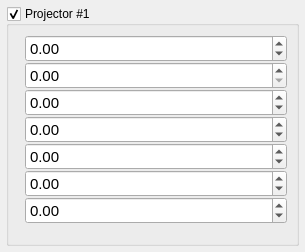
<?xml version="1.0" encoding="UTF-8"?>
<ui version="4.0">
 <class>omni::ui::ProjectorWidget</class>
 <widget class="QWidget" name="omni::ui::ProjectorWidget">
  <property name="geometry">
   <rect>
    <x>0</x>
    <y>0</y>
    <width>305</width>
    <height>252</height>
   </rect>
  </property>
  <property name="font">
   <font/>
  </property>
  <property name="windowTitle">
   <string>Projector</string>
  </property>
  <property name="styleSheet">
   <string notr="true"/>
  </property>
  <layout class="QVBoxLayout" name="verticalLayout">
   <property name="spacing">
    <number>2</number>
   </property>
   <property name="margin">
    <number>6</number>
   </property>
   <item>
    <widget class="omni::ui::ProjectorGroupBox" name="groupBox">
     <property name="title">
      <string>Projector #1</string>
     </property>
     <property name="flat">
      <bool>false</bool>
     </property>
     <property name="checkable">
      <bool>true</bool>
     </property>
     <layout class="QVBoxLayout" name="verticalLayout_2">
      <property name="margin">
       <number>9</number>
      </property>
      <item>
       <widget class="QFrame" name="settingsFrame">
        <property name="sizePolicy">
         <sizepolicy hsizetype="Minimum" vsizetype="Minimum">
          <horstretch>0</horstretch>
          <verstretch>0</verstretch>
         </sizepolicy>
        </property>
        <layout class="QFormLayout" name="formLayout">
         <property name="fieldGrowthPolicy">
          <enum>QFormLayout::AllNonFixedFieldsGrow</enum>
         </property>
         <property name="horizontalSpacing">
          <number>0</number>
         </property>
         <property name="verticalSpacing">
          <number>0</number>
         </property>
         <property name="margin">
          <number>0</number>
         </property>
         <item row="0" column="0">
          <widget class="QLabel" name="yawAngleLabel">
           <property name="toolTip">
            <string>Yaw Angle</string>
           </property>
           <property name="text">
            <string/>
           </property>
           <property name="pixmap">
            <pixmap>:/buttons/rc/buttons/PROJ_YAW.svg</pixmap>
           </property>
          </widget>
         </item>
         <item row="0" column="1">
          <widget class="QDoubleSpinBox" name="boxYawAngle">
           <property name="maximumSize">
            <size>
             <width>16777215</width>
             <height>16777215</height>
            </size>
           </property>
           <property name="font">
            <font>
             <pointsize>11</pointsize>
            </font>
           </property>
           <property name="contextMenuPolicy">
            <enum>Qt::DefaultContextMenu</enum>
           </property>
           <property name="minimum">
            <double>-360.000000000000000</double>
           </property>
           <property name="maximum">
            <double>360.000000000000000</double>
           </property>
          </widget>
         </item>
         <item row="1" column="0">
          <widget class="QLabel" name="distanceCenterLabel">
           <property name="toolTip">
            <string>Distance Center</string>
           </property>
           <property name="text">
            <string/>
           </property>
           <property name="pixmap">
            <pixmap>:/buttons/rc/buttons/DIST_CENT_SMALL.svg</pixmap>
           </property>
          </widget>
         </item>
         <item row="2" column="0">
          <widget class="QLabel" name="towerHeightLabel">
           <property name="toolTip">
            <string>Tower Height</string>
           </property>
           <property name="text">
            <string/>
           </property>
           <property name="pixmap">
            <pixmap>:/buttons/rc/buttons/TOWER_HEIGHT_SMALL.svg</pixmap>
           </property>
          </widget>
         </item>
         <item row="2" column="1">
          <widget class="QDoubleSpinBox" name="boxTowerHeight">
           <property name="font">
            <font>
             <pointsize>11</pointsize>
            </font>
           </property>
           <property name="contextMenuPolicy">
            <enum>Qt::DefaultContextMenu</enum>
           </property>
           <property name="minimum">
            <double>-12.000000000000000</double>
           </property>
           <property name="maximum">
            <double>2.000000000000000</double>
           </property>
           <property name="singleStep">
            <double>0.100000000000000</double>
           </property>
          </widget>
         </item>
         <item row="3" column="0">
          <widget class="QLabel" name="shiftLabel">
           <property name="toolTip">
            <string>Tower shift</string>
           </property>
           <property name="text">
            <string/>
           </property>
           <property name="pixmap">
            <pixmap>:/buttons/rc/buttons/PROJ_SHIFT.svg</pixmap>
           </property>
          </widget>
         </item>
         <item row="3" column="1">
          <widget class="QDoubleSpinBox" name="boxShift">
           <property name="font">
            <font>
             <pointsize>11</pointsize>
            </font>
           </property>
           <property name="contextMenuPolicy">
            <enum>Qt::DefaultContextMenu</enum>
           </property>
           <property name="minimum">
            <double>-2.000000000000000</double>
           </property>
           <property name="maximum">
            <double>2.000000000000000</double>
           </property>
           <property name="singleStep">
            <double>0.010000000000000</double>
           </property>
          </widget>
         </item>
         <item row="4" column="0">
          <widget class="QLabel" name="pitchAngleLabel">
           <property name="font">
            <font/>
           </property>
           <property name="toolTip">
            <string>Pitch Angle</string>
           </property>
           <property name="text">
            <string/>
           </property>
           <property name="pixmap">
            <pixmap>:/buttons/rc/buttons/PROJ_PITCH.svg</pixmap>
           </property>
          </widget>
         </item>
         <item row="4" column="1">
          <widget class="QDoubleSpinBox" name="boxPitchAngle">
           <property name="font">
            <font>
             <pointsize>11</pointsize>
            </font>
           </property>
           <property name="contextMenuPolicy">
            <enum>Qt::DefaultContextMenu</enum>
           </property>
           <property name="minimum">
            <double>-90.000000000000000</double>
           </property>
           <property name="maximum">
            <double>90.000000000000000</double>
           </property>
          </widget>
         </item>
         <item row="5" column="0">
          <widget class="QLabel" name="rollAngleLabel">
           <property name="toolTip">
            <string>Roll Angle</string>
           </property>
           <property name="text">
            <string/>
           </property>
           <property name="pixmap">
            <pixmap>:/buttons/rc/buttons/PROJ_ROLL.svg</pixmap>
           </property>
          </widget>
         </item>
         <item row="5" column="1">
          <widget class="QDoubleSpinBox" name="boxRollAngle">
           <property name="font">
            <font>
             <pointsize>11</pointsize>
            </font>
           </property>
           <property name="contextMenuPolicy">
            <enum>Qt::DefaultContextMenu</enum>
           </property>
           <property name="minimum">
            <double>-10.000000000000000</double>
           </property>
           <property name="maximum">
            <double>10.000000000000000</double>
           </property>
           <property name="singleStep">
            <double>0.100000000000000</double>
           </property>
           <property name="value">
            <double>0.000000000000000</double>
           </property>
          </widget>
         </item>
         <item row="6" column="0">
          <widget class="QLabel" name="deltaYawAngleLabel">
           <property name="toolTip">
            <string>Delta Yaw Angle</string>
           </property>
           <property name="text">
            <string/>
           </property>
           <property name="pixmap">
            <pixmap>:/buttons/rc/buttons/YAw_small.svg</pixmap>
           </property>
          </widget>
         </item>
         <item row="6" column="1">
          <widget class="QDoubleSpinBox" name="boxDeltaYawAngle">
           <property name="font">
            <font>
             <pointsize>11</pointsize>
            </font>
           </property>
           <property name="contextMenuPolicy">
            <enum>Qt::DefaultContextMenu</enum>
           </property>
           <property name="minimum">
            <double>-45.000000000000000</double>
           </property>
           <property name="maximum">
            <double>45.000000000000000</double>
           </property>
          </widget>
         </item>
         <item row="1" column="1">
          <widget class="QDoubleSpinBox" name="boxDistanceCenter">
           <property name="font">
            <font>
             <pointsize>11</pointsize>
            </font>
           </property>
           <property name="contextMenuPolicy">
            <enum>Qt::DefaultContextMenu</enum>
           </property>
           <property name="maximum">
            <double>30.000000000000000</double>
           </property>
           <property name="singleStep">
            <double>0.100000000000000</double>
           </property>
          </widget>
         </item>
        </layout>
       </widget>
      </item>
     </layout>
    </widget>
   </item>
  </layout>
 </widget>
 <customwidgets>
  <customwidget>
   <class>omni::ui::ProjectorGroupBox</class>
   <extends>QGroupBox</extends>
   <header>omni/ui/ProjectorGroupBox.h</header>
   <container>1</container>
  </customwidget>
 </customwidgets>
 <resources>
  <include location="../rc/style.qrc"/>
  <include location="style.qrc"/>
 </resources>
 <connections>
  <connection>
   <sender>boxDeltaYawAngle</sender>
   <signal>valueChanged(double)</signal>
   <receiver>omni::ui::ProjectorWidget</receiver>
   <slot>updateSettings(double)</slot>
   <hints>
    <hint type="sourcelabel">
     <x>220</x>
     <y>234</y>
    </hint>
    <hint type="destinationlabel">
     <x>162</x>
     <y>132</y>
    </hint>
   </hints>
  </connection>
  <connection>
   <sender>boxDistanceCenter</sender>
   <signal>valueChanged(double)</signal>
   <receiver>omni::ui::ProjectorWidget</receiver>
   <slot>updateSettings(double)</slot>
   <hints>
    <hint type="sourcelabel">
     <x>220</x>
     <y>99</y>
    </hint>
    <hint type="destinationlabel">
     <x>162</x>
     <y>132</y>
    </hint>
   </hints>
  </connection>
  <connection>
   <sender>boxTowerHeight</sender>
   <signal>valueChanged(double)</signal>
   <receiver>omni::ui::ProjectorWidget</receiver>
   <slot>updateSettings(double)</slot>
   <hints>
    <hint type="sourcelabel">
     <x>220</x>
     <y>126</y>
    </hint>
    <hint type="destinationlabel">
     <x>162</x>
     <y>132</y>
    </hint>
   </hints>
  </connection>
  <connection>
   <sender>boxShift</sender>
   <signal>valueChanged(double)</signal>
   <receiver>omni::ui::ProjectorWidget</receiver>
   <slot>updateSettings(double)</slot>
   <hints>
    <hint type="sourcelabel">
     <x>220</x>
     <y>153</y>
    </hint>
    <hint type="destinationlabel">
     <x>162</x>
     <y>132</y>
    </hint>
   </hints>
  </connection>
  <connection>
   <sender>boxPitchAngle</sender>
   <signal>valueChanged(double)</signal>
   <receiver>omni::ui::ProjectorWidget</receiver>
   <slot>updateSettings(double)</slot>
   <hints>
    <hint type="sourcelabel">
     <x>220</x>
     <y>180</y>
    </hint>
    <hint type="destinationlabel">
     <x>162</x>
     <y>132</y>
    </hint>
   </hints>
  </connection>
  <connection>
   <sender>boxRollAngle</sender>
   <signal>valueChanged(double)</signal>
   <receiver>omni::ui::ProjectorWidget</receiver>
   <slot>updateSettings(double)</slot>
   <hints>
    <hint type="sourcelabel">
     <x>220</x>
     <y>207</y>
    </hint>
    <hint type="destinationlabel">
     <x>162</x>
     <y>132</y>
    </hint>
   </hints>
  </connection>
  <connection>
   <sender>boxYawAngle</sender>
   <signal>valueChanged(double)</signal>
   <receiver>omni::ui::ProjectorWidget</receiver>
   <slot>updateSettings(double)</slot>
   <hints>
    <hint type="sourcelabel">
     <x>220</x>
     <y>72</y>
    </hint>
    <hint type="destinationlabel">
     <x>162</x>
     <y>132</y>
    </hint>
   </hints>
  </connection>
  <connection>
   <sender>groupBox</sender>
   <signal>toggled(bool)</signal>
   <receiver>omni::ui::ProjectorWidget</receiver>
   <slot>toggleSettings()</slot>
   <hints>
    <hint type="sourcelabel">
     <x>162</x>
     <y>132</y>
    </hint>
    <hint type="destinationlabel">
     <x>162</x>
     <y>132</y>
    </hint>
   </hints>
  </connection>
  <connection>
   <sender>groupBox</sender>
   <signal>clicked(bool)</signal>
   <receiver>omni::ui::ProjectorWidget</receiver>
   <slot>projectorVisible(bool)</slot>
   <hints>
    <hint type="sourcelabel">
     <x>162</x>
     <y>132</y>
    </hint>
    <hint type="destinationlabel">
     <x>162</x>
     <y>132</y>
    </hint>
   </hints>
  </connection>
  <connection>
   <sender>boxYawAngle</sender>
   <signal>editingFinished()</signal>
   <receiver>omni::ui::ProjectorWidget</receiver>
   <slot>yaw()</slot>
   <hints>
    <hint type="sourcelabel">
     <x>220</x>
     <y>44</y>
    </hint>
    <hint type="destinationlabel">
     <x>162</x>
     <y>132</y>
    </hint>
   </hints>
  </connection>
  <connection>
   <sender>boxDistanceCenter</sender>
   <signal>editingFinished()</signal>
   <receiver>omni::ui::ProjectorWidget</receiver>
   <slot>distance_center()</slot>
   <hints>
    <hint type="sourcelabel">
     <x>220</x>
     <y>71</y>
    </hint>
    <hint type="destinationlabel">
     <x>162</x>
     <y>132</y>
    </hint>
   </hints>
  </connection>
  <connection>
   <sender>boxTowerHeight</sender>
   <signal>editingFinished()</signal>
   <receiver>omni::ui::ProjectorWidget</receiver>
   <slot>tower_height()</slot>
   <hints>
    <hint type="sourcelabel">
     <x>220</x>
     <y>98</y>
    </hint>
    <hint type="destinationlabel">
     <x>162</x>
     <y>132</y>
    </hint>
   </hints>
  </connection>
  <connection>
   <sender>boxShift</sender>
   <signal>editingFinished()</signal>
   <receiver>omni::ui::ProjectorWidget</receiver>
   <slot>shift()</slot>
   <hints>
    <hint type="sourcelabel">
     <x>220</x>
     <y>125</y>
    </hint>
    <hint type="destinationlabel">
     <x>162</x>
     <y>132</y>
    </hint>
   </hints>
  </connection>
  <connection>
   <sender>boxPitchAngle</sender>
   <signal>editingFinished()</signal>
   <receiver>omni::ui::ProjectorWidget</receiver>
   <slot>pitch()</slot>
   <hints>
    <hint type="sourcelabel">
     <x>220</x>
     <y>152</y>
    </hint>
    <hint type="destinationlabel">
     <x>162</x>
     <y>132</y>
    </hint>
   </hints>
  </connection>
  <connection>
   <sender>boxRollAngle</sender>
   <signal>editingFinished()</signal>
   <receiver>omni::ui::ProjectorWidget</receiver>
   <slot>roll()</slot>
   <hints>
    <hint type="sourcelabel">
     <x>220</x>
     <y>179</y>
    </hint>
    <hint type="destinationlabel">
     <x>162</x>
     <y>132</y>
    </hint>
   </hints>
  </connection>
  <connection>
   <sender>boxDeltaYawAngle</sender>
   <signal>editingFinished()</signal>
   <receiver>omni::ui::ProjectorWidget</receiver>
   <slot>delta_yaw()</slot>
   <hints>
    <hint type="sourcelabel">
     <x>220</x>
     <y>206</y>
    </hint>
    <hint type="destinationlabel">
     <x>162</x>
     <y>132</y>
    </hint>
   </hints>
  </connection>
 </connections>
 <slots>
  <slot>toggleSettings()</slot>
  <slot>updateSettings(double)</slot>
  <slot>projectorVisible(bool)</slot>
  <slot>yaw()</slot>
  <slot>distance_center()</slot>
  <slot>tower_height()</slot>
  <slot>shift()</slot>
  <slot>pitch()</slot>
  <slot>roll()</slot>
  <slot>delta_yaw()</slot>
 </slots>
</ui>
